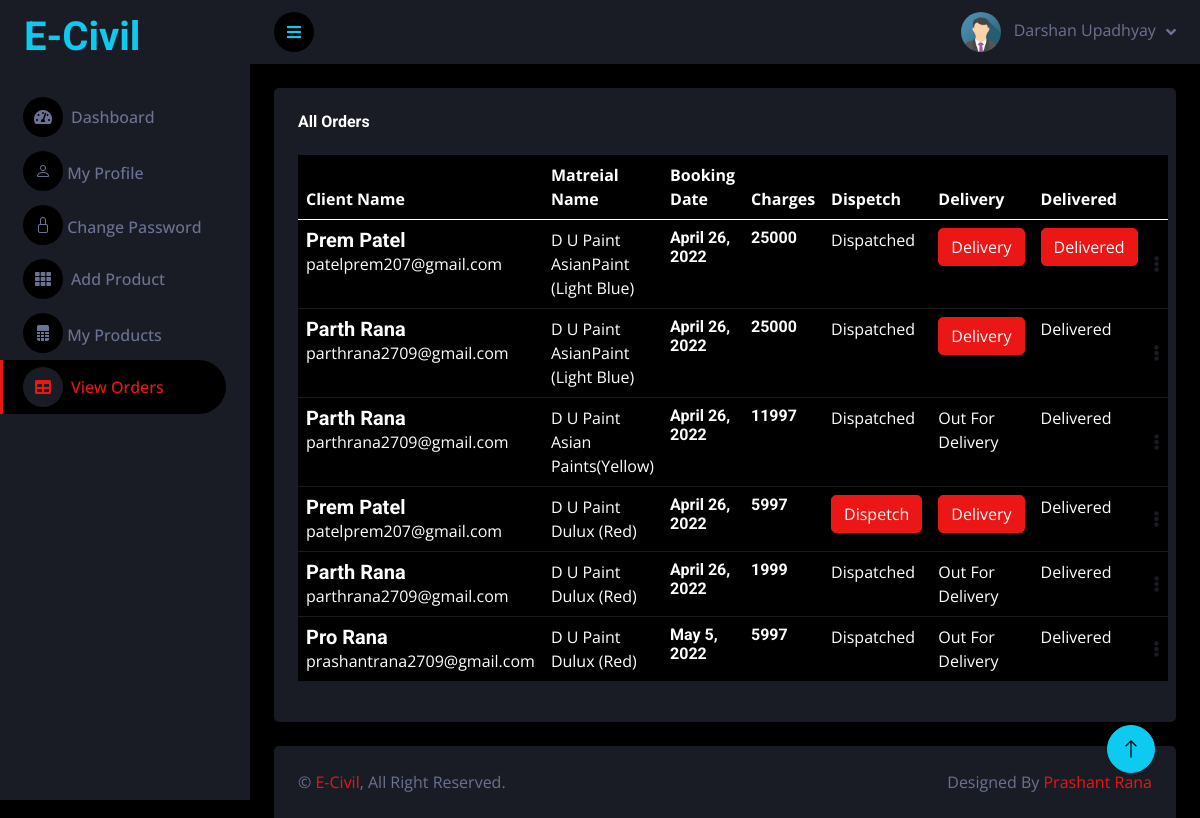
/seller/View-client-booking/ (signed in), run on an earlier commit of the app's database.
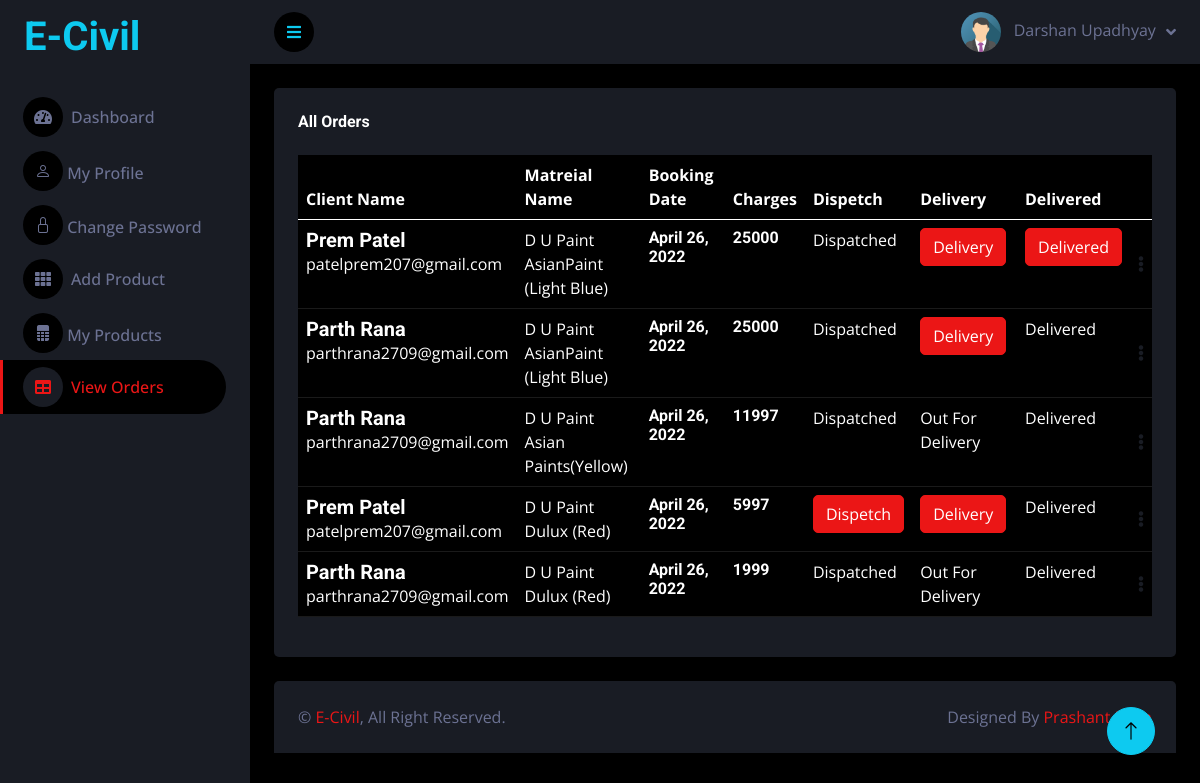
And on a later commit of the database.
### client/models.py (models this page shows, shortened)
class Booking(models.Model):
    service = models.ForeignKey(Service,on_delete=models.CASCADE)
    client = models.ForeignKey(ClientUser,on_delete=models.CASCADE)
    book_date = models.DateField(null=True,blank=True)
    amount = models.IntegerField(default=0)
    pay_id = models.CharField(max_length=30,null=True,blank=True)
    verify = models.BooleanField(default=False)
    pay_at = models.DateTimeField(auto_now_add = True)
    quantity = models.IntegerField(default=0)
    address = models.TextField(null=True,blank=True)
    status = models.BooleanField(default=False)
    action = models.BooleanField(default=False)
    sta = models.BooleanField(default=False)
    act = models.BooleanField(default=False)
    st = models.BooleanField(default=False)
    ac = models.BooleanField(default=False)

class ClientUser(models.Model):
    fname = models.CharField(max_length=100)
    lname = models.CharField(max_length=100)
    email = models.EmailField(unique=True)
    mobile = models.CharField(max_length=100)
    password = models.CharField(max_length=100)
    address = models.TextField()
    pic = models.FileField(upload_to='Clientprofile',default='avtar.png')
    country = models.CharField(max_length=10)
    state = models.CharField(max_length=10)
    district = models.CharField(max_length=20)
    pincode = models.CharField(max_length=20)

### seller/models.py (models this page shows, shortened)
class Service(models.Model):
    mat = [('Cement','Cement'),('Plumbing','Plumbing'),('Painting','Painting'),('Furniture','Furniture'),('TextTile','TextTile')]
    cntry = [('India','India')]
    stat = [('Gujarat','Gujarat'),('Goa','Goa'),('Delhi','Delhi'),('Rajsthan','Rajsthan')]
    provider = models.ForeignKey(User,on_delete=models.CASCADE)
    shopname = models.CharField(max_length=100,null=True,blank=True)
    typematerial = models.CharField(max_length=100, choices=mat)
    country = models.CharField(max_length=10,null=True,blank=True,choices=cntry)
    state = models.CharField(max_length=10,null=True,blank=True,choices=stat)
    district = models.CharField(max_length=100,null=True,blank=True)
    pincode = models.CharField(max_length=100,null=True,blank=True)
    mname = models.CharField(max_length=100,null=True,blank=True)
    mimage = models.FileField(upload_to='materialimage',blank=True,null=True)
    price = models.IntegerField(blank=True,null=True)
    weights = models.IntegerField(blank=True,null=True)
    nomc = models.IntegerField(blank=True,null=True)
    proddesc = models.TextField(null=True,blank=True)
    acitive = models.BooleanField(default=True)
    status = models.BooleanField(default=False)
    action = models.BooleanField(default=False)
    sta = models.BooleanField(default=False)
    act = models.BooleanField(default=False)

### seller/views.py (the view)
# urls.py: path('View-client-booking/',views.view_client_booking,name='view-client-booking'),
def view_client_booking(request):
    uid = User.objects.get(email=request.session['email'])
    bookings = Booking.objects.filter(service__provider = uid,verify=True)
    return render(request,'view-client-booking.html',{'uid':uid,'bookings':bookings})  #,'bookings':bookings

### seller/templates/view-client-booking.html (shortened to what the changed rows need)
{% extends 'blank.html' %}
{% load static %}
{% block content %}
        <div class="container-fluid pt-4 px-4">
            <div class="row g-4">
                <div class="col-sm-12 col-xl-12">
                    <div class="bg-secondary rounded h-100 p-4">
                        <table class="table table-dark">
                            <thead>
                                <tr>
                                    <th scope="col">Client Name</th>
                                    <th scope="col">Matreial Name</th>
                                    <th scope="col">Booking Date</th>
                                    <th scope="col">Charges</th>
                                    <th scope="col">Dispetch</th>
                                    <th scope="col">Delivery</th>
                                    <th scope="col">Delivered</th>
                                    <th scope="col"></th>
                                </tr>
                            </thead>
                            <tbody>
                              {% for one in bookings %}
                                <tr>
                                    <td>
                                        <div class="d-flex flex-column justify-content-center">
                                            <h5 class="mb-0 text-sm">{{one.client.fname}} {{one.client.lname}}</h5>
                                        <p class="mb-0 text-sm">{{one.client.email}}</p>
                                        </div>
                                    </td>
                                    <td>
                                        <div class="d-flex flex-column justify-content-center">
                                          <p class="text-xs font-weight-bold mb-0">{{one.service.shopname}}</p>
                                          <p class="mb-0 text-sm">{{one.service.mname}}</p>
                                        </div>
                                    </td>
                                    <td>
                                        <div class="d-flex flex-column justify-content-center">
                                            <h6 class="mb-0 text-sm">{{one.book_date}}</h6>
                                        </div>
                                    </td>
                                    <td>
                                        <div class="d-flex flex-column justify-content-center">
                                            <h6 class="mb-0 text-sm">{{one.amount}}</h6>
                                        </div>
                                    </td>
                                {% if one.status == False %}
                                <td><a href="{% url 'order_dispetch' one.id %}"><button class="btn btn-primary"> Dispetch</button></a></td>
                                {% else %}
                                <td>{% if one.status and one.action %}Dispatched{% else %}Not Dispatched{% endif %}</td>
                                {% endif %}
                                {% if one.sta == False %}
                                <td><a href="{% url 'order_ofd' one.id %}"><button class="btn btn-primary"> Delivery</button></a></td>
                                {% else %}
                                <td>{% if one.sta and one.act %}Out For Delivery{% else %}Not Yet{% endif %}</td>
                                {% endif %}
                                {% if one.st == False %}
                                <td><a href="{% url 'order_dvd' one.id %}"><button class="btn btn-primary"> Delivered</button></a></td>
                                {% else %}
                                <td>{% if one.st and one.ac %}Delivered{% else %}Not Yet{% endif %}</td>
                                {% endif %}
                                    <td class="align-middle">
                                      <a class="cursor-pointer" id="dropdownTable" data-bs-toggle="dropdown" aria-expanded="false">
                                        <i class="fa fa-ellipsis-v text-secondary"></i>
                                      </a>
                                    </td>
                                </tr>
                            {% endfor %}
                            </tbody>
                        </table>
                    </div>
                </div>
            </div>
        </div>
{% endblock  %}

What changed in the data, as far as the page shows it:
removed Booking: client.fname "Pro", client.lname "Rana", client.email "prashantrana2709@gmail.com", service.shopname "D U Paint", service.mname "Dulux (Red)", book_date "May 5, 2022", amount "5997", status "Dispatched", sta "Out For Delivery", st "Delivered"
